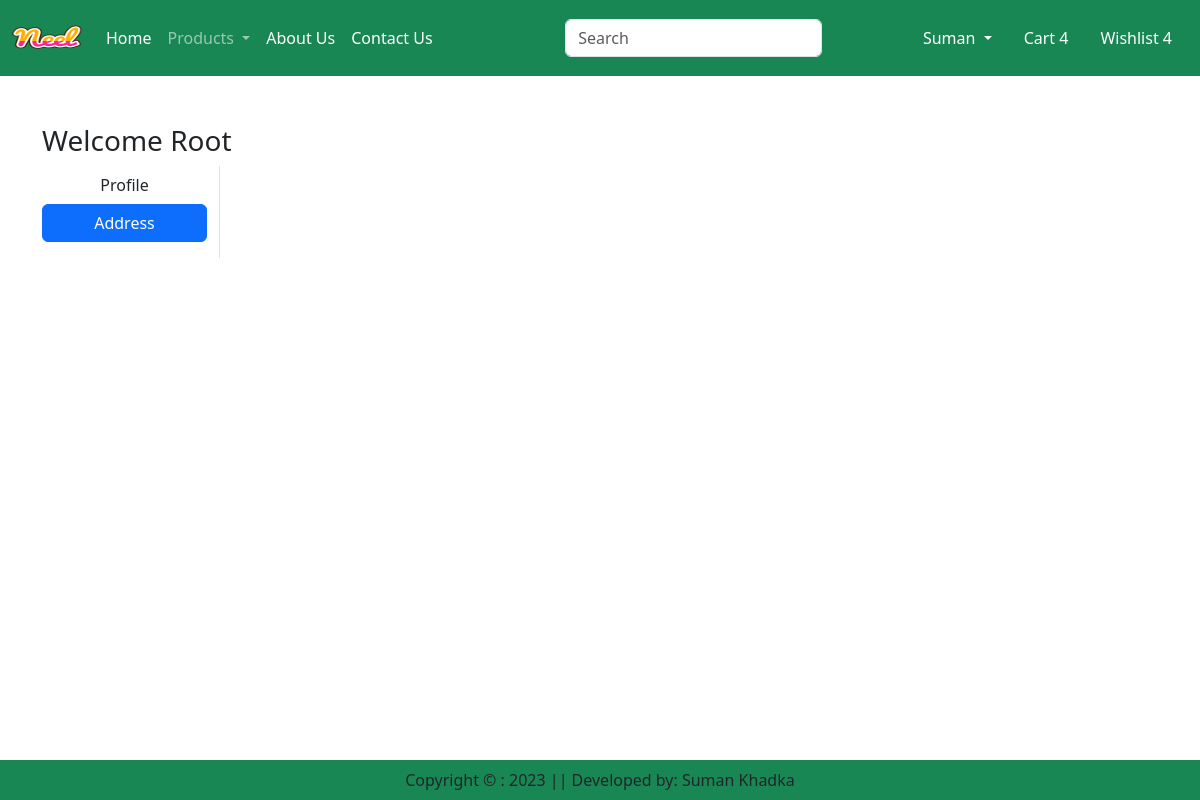
Page /address/ (signed in) on the earlier database version.
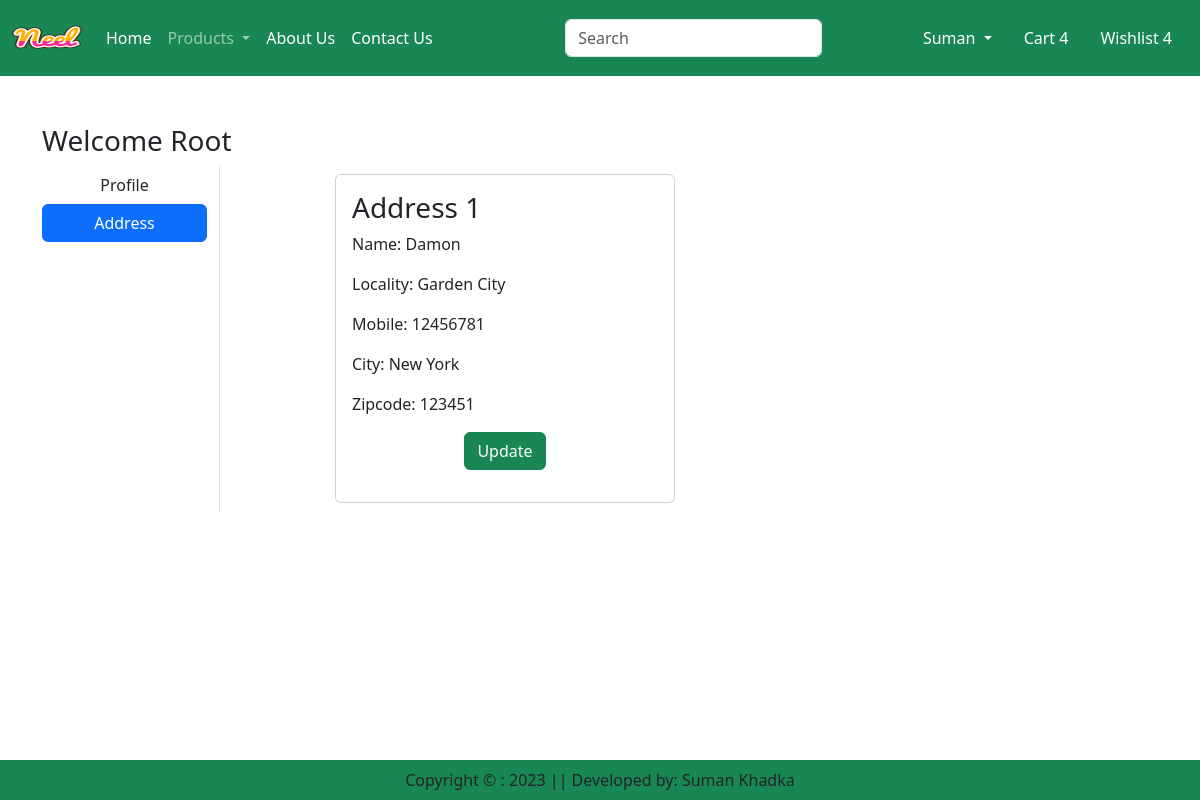
Same page on the later database version.
### app/models.py (models this page shows, shortened)
class Customer(models.Model):
    user = models.ForeignKey(User, on_delete=models.CASCADE)
    name = models.CharField(max_length=200)
    locality = models.CharField(max_length=200)
    city = models.CharField(max_length=50)
    mobile = models.IntegerField(default=0)
    zipcode = models.IntegerField()

### app/views.py (the view)
# urls.py: path("address/", views.address, name='address'),
def address(request):
    add = Customer.objects.filter(user=request.user)
    return render(request, 'app/address.html', locals())

### app/templates/app/address.html (shortened to what this page needs)
{% extends 'app/base.html' %}
{% load static %}
{% block main-content %}
    <div class="container my-5">
        <div class="row">
            <h3>Welcome <span class="text-capitalize">{{request.user}}</span></h3>
            <div class="col-sm-2 border-end">
                <ul class="list-unstyled">
                    <li class="d-grid"><a href="{% url 'profile' %}" class="btn">Profile</a></li>
                    <li class="d-grid"><a href="{% url 'address' %}" class="btn  btn-primary">Address</a></li>
                </ul>
            </div>
            <div class="col-sm-8 offset-sm-1">
                <div class="row">
                    {% for ad in add %}
                        <div class="col-sm-6">
                            <div class="card m-2">
                                <div class="card-body">
                                    <h3>Address {{forloop.counter}}</h3>
                                    <p>Name: {{ad.name}}</p>
                                    <p>Locality: {{ad.locality}}</p>
                                    <p>Mobile: {{ad.mobile}}</p>
                                    <p>City: {{ad.city}}</p>
                                    <p>Zipcode: {{ad.zipcode}}</p>
                                    <p class="text-center"><a href="{% url 'updateAddress' pk=ad.id %}" type="button" class="btn btn-success">Update</a></p>
                                </div>
                            </div>
                        </div>
                    {% endfor %}
                </div>
            </div>
        </div>
    </div>
{% endblock main-content %}

Differences in the rows shown:
added Customer: name "Damon", locality "Garden City", mobile "12456781", city "New York", zipcode "123451"
